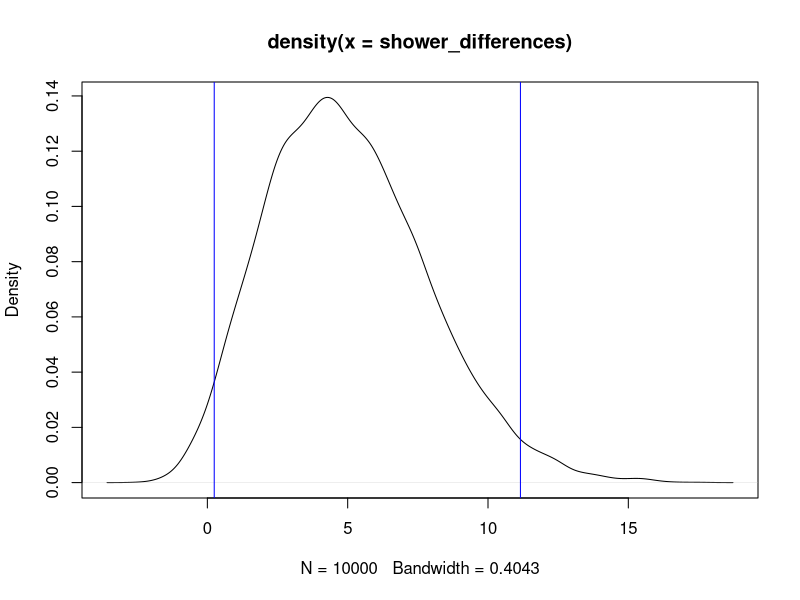

This figure's R source:
## ---- chunk 1
knitr::opts_chunk$set(echo = TRUE)
## ---- chunk 2
roommate <- c(6,6.25,5.75,6.5,6,15,35,20,4,5.25,5.75)

you <- c(3.5,5.5,4,4,4,6,11,12,3,4,4.25,7,3.25)

t.test(roommate, you, conf.level = 0.9)
## ---- chunk 3
n_samples <- 10000
shower_differences <- replicate(n_samples, mean(sample(roommate, replace = TRUE)) - mean(sample(you, replace = TRUE)))

ci <- quantile(shower_differences, probs = c(0.025, 0.975), CI.level = .90)
ci

## ---- chunk 4
#JUSTFORFUN(and practice)
plot(density(shower_differences))
abline(v = ci, col = "blue")
